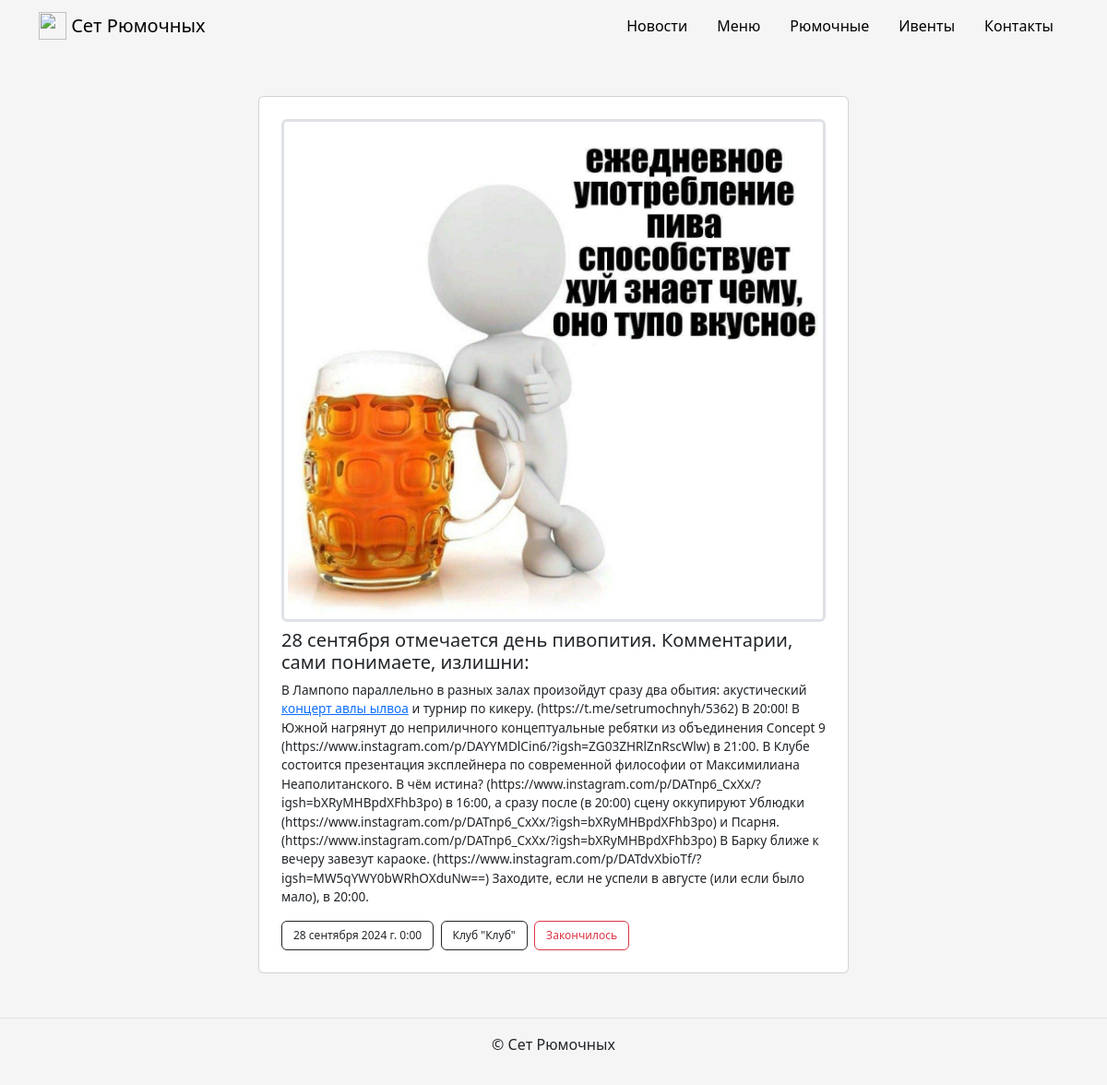
The page /events/28-sentyabrya-otmechaetsya-den-pivopitiya-kommentarii-sami-ponimaete-izlishni/ on the database its author committed.
### app_setofshots/models.py (models this page shows, shortened)
class Event(Model):
    title = CharField(max_length=128, verbose_name='Ивент')
    description = TextField(
        max_length=1024,
        verbose_name='Описание',
        help_text=f'Для вставки красивых ссылок(чтобы можно было кликать '
                  'на слово)<br>следует использовать шаблон:<br>&lt;a hre'
                  'f="ССЫЛКА"&gt;КЛИКАБЕЛЬНЫЙ ТЕКСТ&lt;/a&gt;. Шаблон для'
                  ' удобства:<br><br>&lt;a href=""&gt;&lt;/a&gt;',
    )
    slug = SlugField(
        max_length=128, unique=True, verbose_name='Ссылка',
        help_text='Можно оставить пустым', blank=True,
    )
    start = DateTimeField(verbose_name='Дата и время')
    place = ForeignKey(
        to='Bar', related_name='ivents', on_delete=CASCADE,
        verbose_name='Место'
    )
    is_published = BooleanField(
        verbose_name='Опубликовано', blank=True, default=False
    )
    image = ImageField(
        upload_to='events_images',
        verbose_name='Фото',
        blank=True
    )
    class Meta:
        verbose_name = 'ивенты'
        verbose_name_plural = 'Ивент'
    def get_status(self):
        now = timezone.now()
        if self.start > now:
            return 'Ещё не началось'
        elif now <= self.start < now + timedelta(hours=3):
            return 'Уже началось'
        return 'Закончилось'

class Bar(Model):
    title = CharField(max_length=32, verbose_name='Бар')
    slug = SlugField(
        max_length=32, unique=True, verbose_name='Ссылка',
        help_text='Можно оставить пустым', blank=True,
    )
    description = TextField(max_length=1024, verbose_name='Описание')
    address = CharField(max_length=128, verbose_name='Адрес')
    work_time = TextField(
        max_length=1024, verbose_name='Часы работы', null=True
    )
    opening_year = IntegerField(verbose_name='Год открытия')
    image = ImageField(
        upload_to='bars_images',
        verbose_name='Фото',
        blank=True
    )
    is_published = BooleanField(
        verbose_name='Опубликовано', blank=True, default=False
    )
    class Meta:
        verbose_name = 'бар'
        verbose_name_plural = 'Бары'
    def __str__(self):
        return self.title

### app_setofshots/views.py (the view)
# urls.py: path('events/<slug:event_slug>/', event, name='event'),
def event(request, event_slug):
    template = 'app_setofshots/detail_event.html'
    _event = get_object_or_404(Event, slug=event_slug, is_published=True)
    context = {
        'event': _event,
    }
    return render(request, template, context)

### templates/app_setofshots/detail_event.html (shortened to what this page needs)
{% extends "base.html" %}
{% block content %}
  <div class="col d-flex justify-content-center">
    <div class="card" style="width: 40rem;">
      <div class="card-body">
        {% if event.image %}
          <a href="{{ event.image.url }}" target="_blank">
            <img class="border-3 rounded img-fluid img-thumbnail mb-2 mx-auto d-block" src="{{ event.image.url }}">
          </a>
        {% endif %}
        <h5 class="card-title">{{ event.title }}</h5>
        <p class="card-text">{{ event.description|safe }}</p>
        <button type="button" class="btn btn-outline-dark">{{ event.start }}</button>
        <button type="button" class="btn btn-outline-dark">{{ event.place }}</button>
        <button
          type="button"
          class="{% if event.get_status == 'Ещё не началось' %}btn btn-outline-dark
                 {% elif event.get_status == 'Уже началось' %}btn btn-outline-success
                 {% else %}btn btn-outline-danger{% endif %}">
          {{ event.get_status }}
        </button>
      </div>
    </div>
  </div>
{% endblock %}

### static/css/app_setofshots/styles.css (style rules this page uses)
body { background-color: whitesmoke; }

### static/css/app_setofshots/card.css (style rules this page uses)
.card { width: 30rem; padding: 1rem; }
.card-body { padding: 0.5rem; }
.card-title { font-size: 1.25rem; }
.card-text { font-size: 0.85rem; }
.btn { font-size: 0.75rem; margin-right: 0.2rem; }
img { width: 5 rem; }

### rows shown on the page
Event: image (picture), title "28 сентября отмечается день пивопития. Комментарии, сами понимаете, излишни:", description "В Лампопо параллельно в разных залах произойдут сразу два обытия: акустический концерт авлы ылвоа и турнир по кикеру. (https://t.me/setrumochnyh/5362) В 20:00! В Южной нагрянут до неприличного концептуальные ребятки из объединения Concept 9 (https://www.instagram.com/p/DAYYMDlCin6/?igsh=ZG03ZHRlZnRscWlw) в 21:00. В Клубе состоится презентация эксплейнера по современной философии от Максимилиана Неаполитанского. В чём истина? (https://www.instagram.com/p/DATnp6_CxXx/?igsh=bXRyMHBpdXFhb3po) в 16:00, а сразу после (в 20:00) сцену оккупируют Ублюдки (https://www.instagram.com/p/DATnp6_CxXx/?igsh=bXRyMHBpdXFhb3po) и Псарня. (https://www.instagram.com/p/DATnp6_CxXx/?igsh=bXRyMHBpdXFhb3po) В Барку…", start "28 сентября 2024 г. 0:00", place "Клуб \"Клуб\"", get_status "Закончилось"
